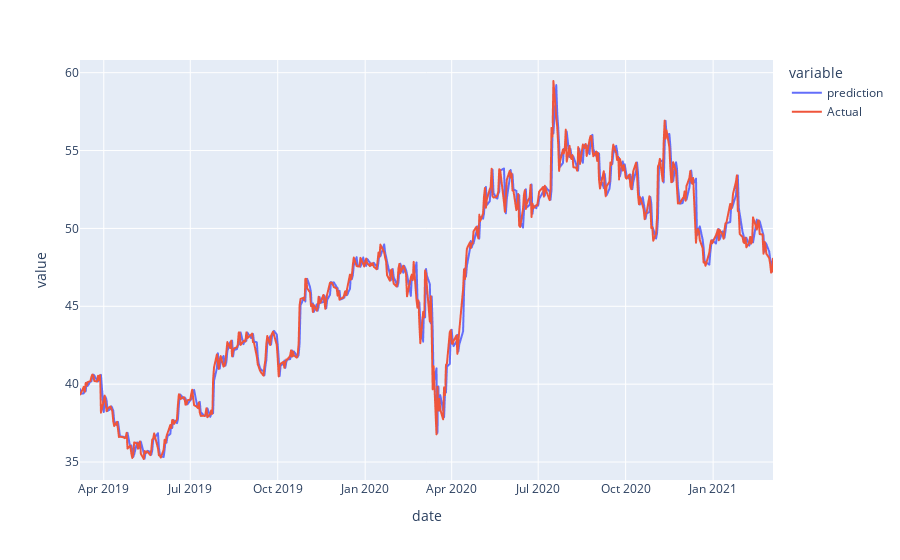

This figure's notebook cell:
### Code cell
#plt.figure(figsize=(18,10))
#plt.plot(test_date_range, model_predictions, color='blue', marker='o', linestyle='dashed',label='Predicted Price')
#plt.plot(test_date_range, test_data, color='red', label='Actual Price')
#plt.xticks(xticks)
#plt.title('AZN Prices Prediction')
#plt.xlabel('Date')
#plt.ylabel('Prices')
#plt.xticks(np.arange(0,504,50), test_date_range[0:504:50])
#plt.legend()
#plt.show()
plot_df =  pd.DataFrame({'date': test_date_range,
                        'prediction': model_predictions,
                        'Actual': test_data})
import plotly.express as go
fig = go.line(plot_df,x='date',y=['prediction','Actual'])
fig.show()

### Figure 1 — Plotly figure (JSON) as saved in the notebook; plotly's stock layout.template omitted (floating-point values rounded to 4 significant figures; data arrays with more than 128 entries replaced by an {"elided": "..."} marker saying what was removed)
{"data": [{"hovertemplate": "variable=prediction<br>date=%{x}<br>value=%{y}<extra></extra>", "legendgroup": "prediction", "line": {"color": "#636efa", "dash": "solid"}, "mode": "lines", "name": "prediction", "showlegend": true, "type": "scattergl", "x": {"elided": "504 str values"}, "xaxis": "x", "y": {"elided": "504 float values"}, "yaxis": "y"}, {"hovertemplate": "variable=Actual<br>date=%{x}<br>value=%{y}<extra></extra>", "legendgroup": "Actual", "line": {"color": "#EF553B", "dash": "solid"}, "mode": "lines", "name": "Actual", "showlegend": true, "type": "scattergl", "x": {"elided": "504 str values"}, "xaxis": "x", "y": {"elided": "504 float values"}, "yaxis": "y"}], "layout": {"legend": {"title": {"text": "variable"}, "tracegroupgap": 0}, "margin": {"t": 60}, "xaxis": {"anchor": "y", "domain": [0, 1], "title": {"text": "date"}}, "yaxis": {"anchor": "x", "domain": [0, 1], "title": {"text": "value"}}}}
